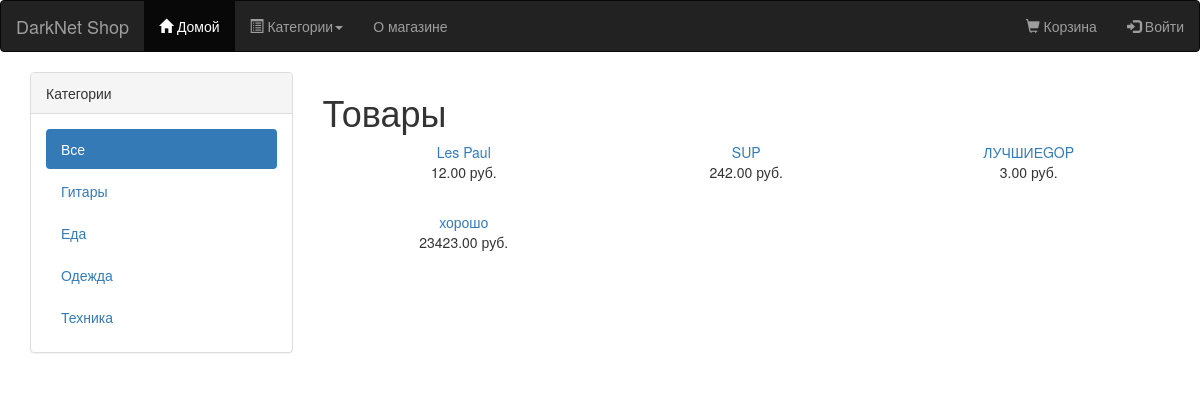
/, run on an earlier commit of the app's database.
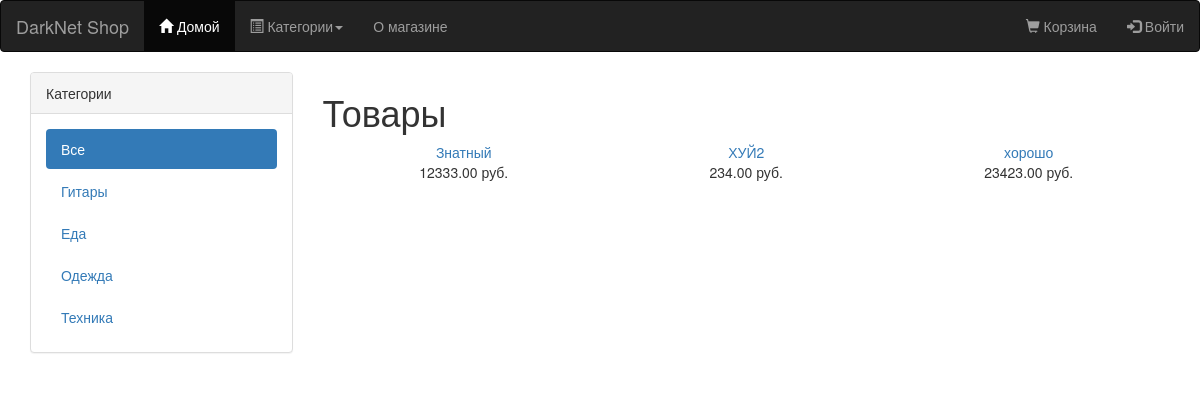
And on a later commit of the database.
### core_shop/models.py (models this page shows, shortened)
class Category(models.Model):
    name = models.CharField(max_length=50)
    slug = models.SlugField(max_length=50, unique=True, help_text='Уникальное значение для URL категории')
    description = models.TextField(max_length = 2000)
    is_active = models.BooleanField(default = True)
    created_at = models.DateTimeField(auto_now_add = True)
    updated_at = models.DateTimeField(auto_now = True)
    class Meta:
        db_table = 'categories'
        ordering = ['name']
        verbose_name = 'Категория'
        verbose_name_plural = 'Категории'
    def get_absolute_url(self):
        return reverse('core_shop:product_list_by_category', args=[self.slug])

class Product(models.Model):
    category = models.ForeignKey(Category, related_name='products', verbose_name="Категория")
    name = models.CharField(max_length=255, unique=True, verbose_name="Название")
    brand = models.CharField(max_length = 50, verbose_name="Производитель")
    slug = models.SlugField(max_length=255, unique=True, help_text='Уникальное значение для ULR продукта')
    description = models.TextField(blank=True, verbose_name="Описание")
    price = models.DecimalField(max_digits=10, decimal_places=2, verbose_name="Цена")
    count = models.PositiveIntegerField(verbose_name="Количество на складе")
    available = models.BooleanField(default=True, verbose_name="Доступен")
    created_at = models.DateTimeField(auto_now_add=True)
    updated_at = models.DateTimeField(auto_now=True)
    profile = models.ForeignKey(Profile, null = True,  related_name = 'Профиль')
    class Meta:
        db_table = 'products'
        ordering = ['name']
        index_together = [['id', 'slug']]
        verbose_name = "Продукт"
        verbose_name_plural = "Продукты"
    def get_absolute_url(self):
        return reverse('core_shop:product_detail', args=[self.id, self.slug])

### core_shop/views.py (the view)
# urls.py: url(r'^$', views.product_list, name='product_list'),
def product_list(request, category_slug=None):
    category = None
    categories = Category.objects.all()
    products = Product.objects.filter(available=True)
    if category_slug:
        category = get_object_or_404(Category, slug=category_slug)
        products = products.filter(category=category)
    return render(request, 'shop/product/list.html', {
        'category': category, 'categories': categories, 'products': products})

### core_shop/templates/shop/product/list.html (shortened to what this page needs)
{% extends 'shop/base.html' %}
{% load static %}
{% block content %}
<div class="row">
<div class="col-sm-3">
	<div class="panel panel-default">
		<div class="panel-heading">Категории</div>
		<div class="panel-body">
			<ul class = "nav nav-pills nav-stacked">
				<li {% if not category %} class="active" {% endif %}>
				<a href="{% url "core_shop:product_list" %}">Все</a>
				</li>
				{% for cat in categories %}
				<li {% if category.slug == cat.slug %} class="active" {% endif %}>
				<a href="{{ cat.get_absolute_url }}">{{ cat.name }}</a>
				</li>
				{% endfor %}
			</ul>
		</div>
	</div>
</div>
<div class="col-sm-9">
    <h1>{% if category %}{{ category.name }}{% else %}Товары{% endif %}</h1>
    <div class="items_row">
        {% for product in products %}
            <div class="item col-sm-4">
                <a href="{{ product.get_absolute_url }}">{{ product.name }}</a><br>
                {{ product.price }} руб.
            </div>
        {% endfor %}
    </div>
</div>
</div>
{% endblock %}

What changed in the data, as far as the page shows it:
removed Product: name "Les Paul", price "12.00"
removed Product: name "SUP", price "242.00"
removed Product: name "ЛУЧШИЕGOP", price "3.00"
added Product: name "Знатный", price "12333.00"
added Product: name "ХУЙ2", price "234.00"
